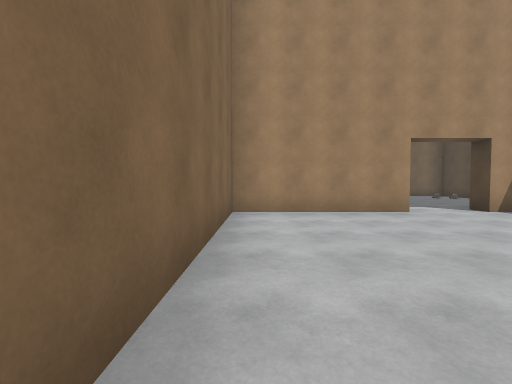
view 1 (above)

15 first-person views from a walk through a 3-D level made in the Unity game engine. The camera is 1.3 m above the floor, tilts 2° down and sees 90° across. The floor is counted in squares, 2 m on a side. Each view is taken from the middle of a square. On the plan, view 1 faces up. The plan holds only what a view shows up to about 9 squares ahead; the rest is blank. The place goes on beyond the plan. The player is left out. Some animated figures are not drawn. Door leaves are left out, so doorways stand open.

view 2
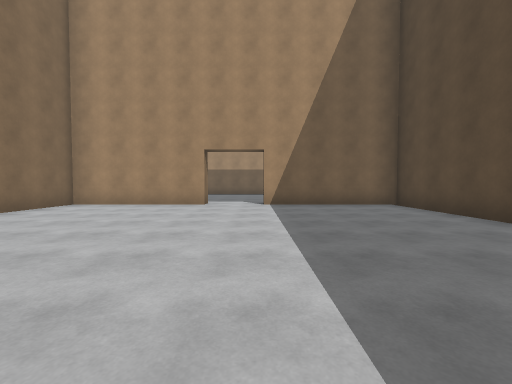

view 3
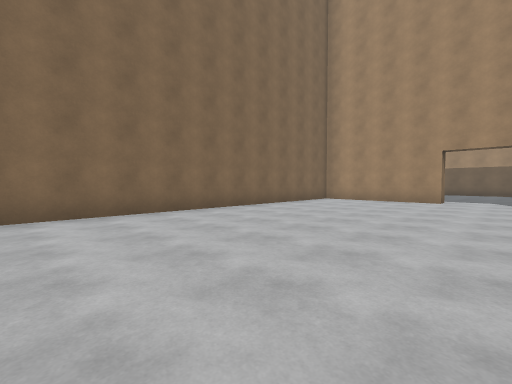

view 4
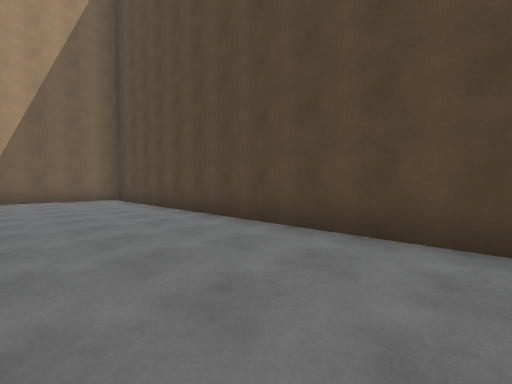

view 5
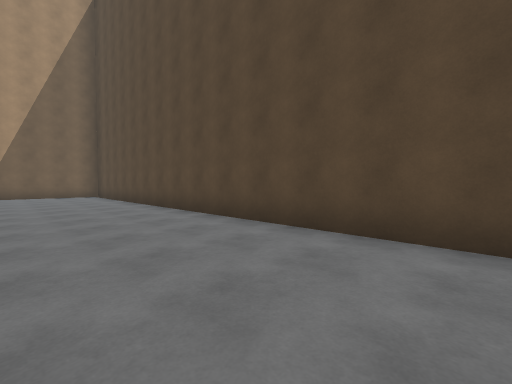

view 6
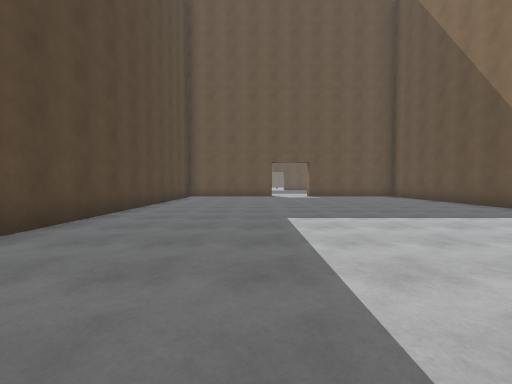

view 7
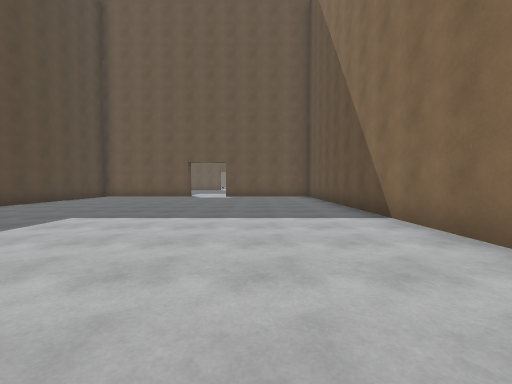

view 8
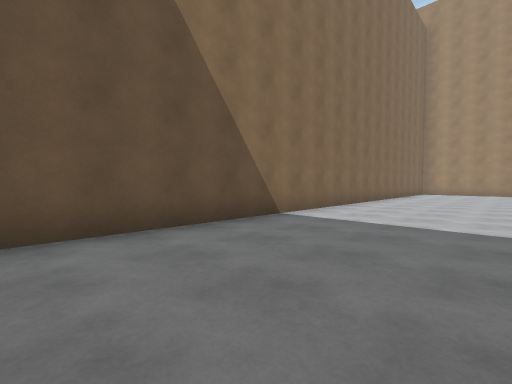

view 9
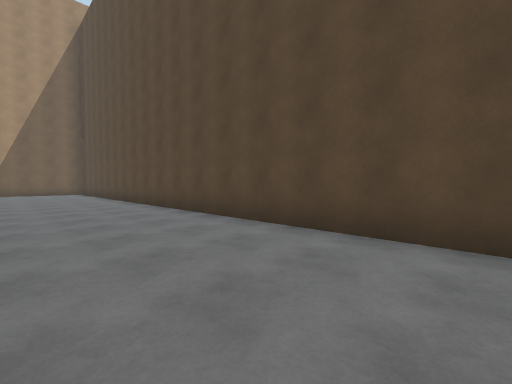

view 10
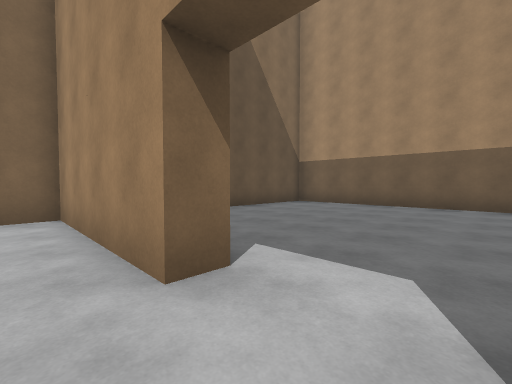

view 11
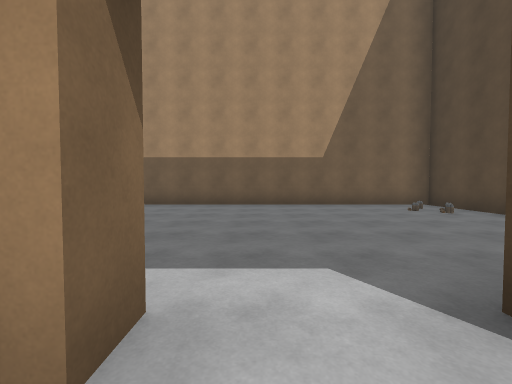

view 12
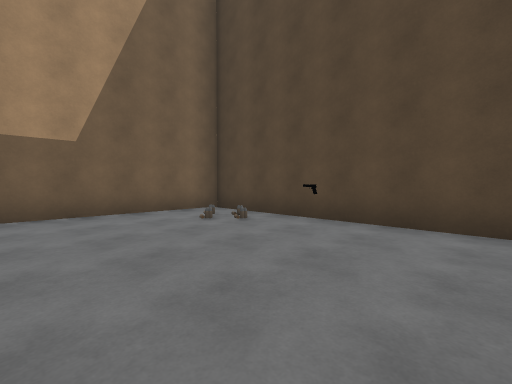

view 13
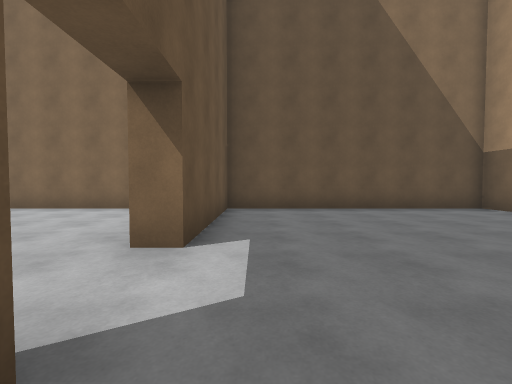

view 14
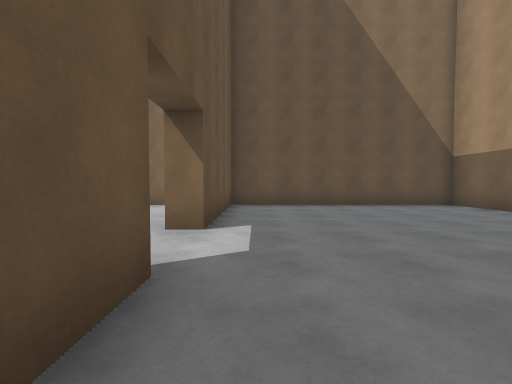

view 15
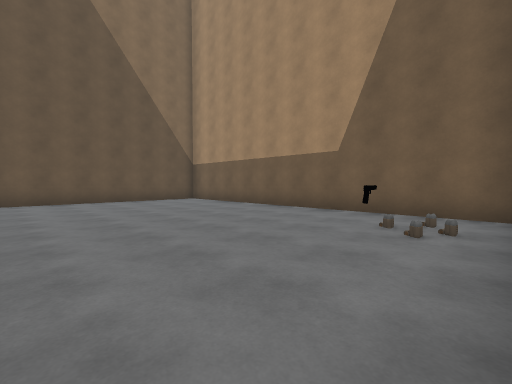

### Floor plan
Points are (right, up) in squares from view 1. A wall is a line through its corners. A room is listed if a view was taken in it or the views show most of it. See-through windows are left out.
Room 1 (views 1, 2, 3, 4, 5, 6, 7, 8, 9, 10, 11)
walls: (3.4, 5.7) (-0.5, 5.7) (-0.5, -11.1); (9.3, -11.1) (9.3, 5.7) (5.2, 5.7)
ways out: open door at (4.5, 6) to room 2
Room 2 (views 12, 13, 14, 15)
walls: (5.2, 6.3) (6.4, 6.3); (9.3, 6.9) (9.3, 12.8) (-0.5, 12.8) (-0.5, 6.3) (3.4, 6.3)
ways out: open door at (4.5, 6) to room 1
objects: other object (8, 9); other object (8, 11); other object (8, 12)

Where each view was taken, in squares from view 1:
view 1: 0 up, 0 right, facing up
view 2: 2 down, 5 right, facing up
view 3: 4 down, 5 right, facing up-left
view 4: 5 down, 6 right, facing up-right
view 5: 8 down, 6 right, facing up-right
view 6: 2 down, 6 right, facing down
view 7: 2 down, 2 right, facing down
view 8: 11 down, 3 right, facing up-left
view 9: 11 down, 6 right, facing up-right
view 10: 5 up, 5 right, facing up-left
view 11: 5 up, 4 right, facing up
view 12: 7 up, 5 right, facing up-right
view 13: 7 up, 6 right, facing left
view 14: 7 up, 7 right, facing left
view 15: 7 up, 9 right, facing up-left
